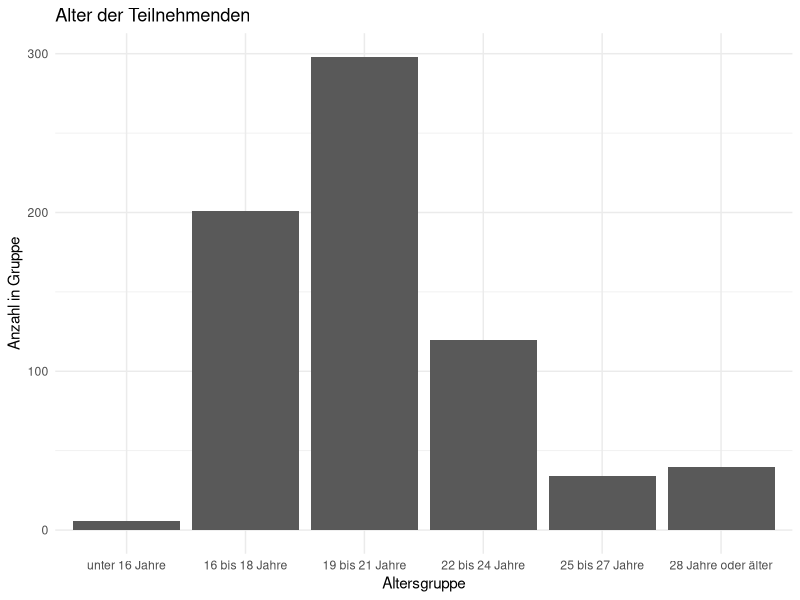

This figure's R source: (Note: this script raises an error after producing the figure.)
library("tidyverse")
library("haven")

getwd()
setwd("~/Desktop/Lena_Sarah_Auswertung")

###############################################################################
#                             reading in the data                             #
###############################################################################
dat <- read_dta("ZA6748_v1-0-0.dta")

###############################################################################
#                            sorting out the data                             #
###############################################################################
dat$sex <- dat$a9_gesch %>% as_factor()
levels(dat$sex) <- list("f" = "weiblich", "m" = "männlich")

dat %>% nrow()

###############################################################################
#      eexclusion; dropping useless columns and giving meaningful names       #
###############################################################################
dat <-
    dat %>%
        mutate(a11 = case_when(a11_kauf == 1 & a11_gew == 0 ~ "kauf",
                               a11_kauf == 0 & a11_gew == 2 ~ "gew",
                               TRUE ~ "sonst"
                               ),
        ) %>%
        select(c(
                 id,
                 sex,
                 a10_alt,
                 a11,
                 starts_with(c("a4_ap",
                               "a6_druck",
                               "a8_selb")
                 )
                 )
        )
             
names(dat) <- c("id",
               "sex",
               "age",
               "kauf_gew",
               "alt_nicht",
               "alt_Unterricht",
               "alt_Arbeitsplatz",
               "alt_Freizeit",
               "a6",
               "a8"
            )

##############################
#  getting the right format  #
##############################

#########
#  age  #
#########
dat$age <-
    dat$age %>%
        as_factor()

########
#  a4  #
########

dat <-
    dat %>%
        mutate(nicht = case_when(alt_nicht == 1 ~ 1,
                               TRUE ~ 0
                               ),
               Unterricht = case_when(alt_Unterricht == 2 ~ 1,
                                      TRUE ~ 0
                                ),
               Arbeitsplatz = case_when(alt_Arbeitsplatz == 3 ~ 1,
                                      TRUE ~ 0
                                ),
               Freizeit = case_when(alt_Freizeit == 4 ~ 1,
                                      TRUE ~ 0
                                ),
        )

dat  <-
    dat %>%
    select(!(starts_with("alt")))

########
#  a6  #
########

dat$a6 <-
    dat$a6 %>%
    as.character() %>%
    # replace_na("0") %>%
    as.numeric

# 4 = stimme überhaupt nicht zu 
# 1 = voll und ganz
# 0 = weiß nicht


# trying around with factor {{{{{ #
# dat$a6 <-
#     dat$a6 %>%
#         as_factor()

# dat_1 <- dat

# dat$a6 %>% head()

# # dat$a6 <-
# #     dat$a6 %>%
# #     as.character()

# # dat$a6 %>% head()

# dat_1$a6 %>% head()

# dat_1$a6 <-
#     dat_1$a6 %>%
#     as.character() %>%
#     replace_na("0") %>%
#     as.numeric

# dat_1$a6 <- 
#     dat_1$a6 %>%
#     str_replace_all(
#                     c(
#                       "0" = "weiß ich nicht",
#                       "1" = "stimme ich voll und ganz zu",
#                       "2" = "stimme ich eher zu",
#                       "3" = "stimme ich eher nicht zu",
#                       "4" = "stimme ich überhaupt nicht zu" 
#                     )
#     )

# dat_1$a6 %>%
#     as.factor()

# levels(dat_1$a6) <-
#     list(
#          "weiß ich nicht"  = 0,
#          "stimme ich voll und ganz zu" = 1,
#          "stimme ich eher zu" = 2,
#          "stimme ich eher nicht zu" = 3,
#          "stimme ich überhaupt nicht zu" = 4
#     )

# levels(dat$sex) <- list("f" = "weiblich", "m" = "männlich")
# dat$sex


# dat_1$a6 %>% head()
# dat_1$a6 

# }}}}} trying around with factor #

########
#  a8  #
########

dat$a8 <-
    dat$a8 %>%
    as.character() %>%
    # replace_na("0") %>%
    as.numeric

# 4 = überhaupt nicht
# 1 = motiviert sehr 

# dat$a8 <-
#     dat$a8 %>%
#         as_factor()

dat %>% nrow()

dat %>%
    na.omit() %>%
    nrow()

dat <-
    dat %>%
    na.omit()

### done to this point
#########################################################
#  excluding everyone who isn't kaufmännisch oder gew.  #
#########################################################

dat <-
    dat %>%
        subset(
            kauf_gew != "sonst"
        )

dat$kauf_gew <- as.factor(dat$kauf_gew)

###############################################################################
#                           few descriptive things                            #
###############################################################################
####################################################
#  exclusion should be done at this point already  #
####################################################
#########
#  age  #
#########
dat$age %>%
    table()

# unter 16 Jahre     16 bis 18 Jahre     19 bis 21 Jahre     22 bis 24 Jahre
#              7                 317                 507                 201
# 25 bis 27 Jahre 28 Jahre oder älter
#                 64               73

pl_age <-
    dat %>%
        ggplot(aes(age)) +
        geom_bar(stat="count") +
        theme_minimal() +
        labs(title = "Alter der Teilnehmenden",
             x = "Altersgruppe",
             y = "Anzahl in Gruppe"
        )

pl_age

#########
#  sex  #
#########
dat$sex %>%
    table()

  # f   m
# 519 650
#############
#  N vs. n  #
#############

dat %>%
    nrow()
# [1] 1169

###############################################################################
#                                  analysis (a4)                              #
###############################################################################
####################################################
#  aggregating across Kaufmännisch vs. Gewerblich  #
####################################################
# a4_kg <- dat %>%
#     select(kauf_gew, nicht, Unterricht, Arbeitsplatz, Freizeit) %>%
#     group_by(kauf_gew) %>%
#     summarise(across(c(nicht, Unterricht, Arbeitsplatz, Freizeit)
#                      ,mean))

#####################
#  aggregating Sex  #
#####################
# a4_mf <- dat %>%
#     select(sex, nicht, Unterricht, Arbeitsplatz, Freizeit) %>%
#     group_by(sex) %>%
#     summarise(across(c(nicht, Unterricht, Arbeitsplatz, Freizeit)
#                      ,mean))

###############################################################################
#                                 statistics                                  #
###############################################################################

dat %>%
    nrow()

dat %>%
    subset(kauf_gew == "gew") %>%
    nrow()

# 454

dat %>%
    subset(kauf_gew == "kauf") %>%
    nrow()

# 715
#######################################################
#  Unterschied; zwischen Kaufmännisch vs. Gewerblich  #
#######################################################
## H0 : kauf = gew
## H1 : kauf != gew

##################
#  nutzen nicht  #
##################
##################################
#  Testen von Varianzgleichheit  #
##################################
var.test(dat$nicht ~ dat$kauf_gew)

        # F test to compare two variances

# data:  dat$nicht by dat$kauf_gew
# F = 1.1647, num df = 453, denom df = 714, p-value = 0.0703
# alternative hypothesis: true ratio of variances is not equal to 1
# 95 percent confidence interval:
 # 0.9874642 1.3781326
# sample estimates:
# ratio of variances
        #   1.164723

# F-Test was not significant, equality of variances can be assumed

t.test(dat$nicht ~ dat$kauf_gew, var.equal=TRUE)

        # Two Sample t-test

# data:  dat$nicht by dat$kauf_gew
# t = -2.9585, df = 1167, p-value = 0.003154
# alternative hypothesis: true difference in means between group gew and group kauf is not equal to 0
# 95 percent confidence interval:
 # -0.13417678 -0.02717377
# sample estimates:
 # mean in group gew mean in group kauf
        #  0.6563877          0.7370629

################
#  Unterricht  #
################
var.test(dat$Unterricht ~ dat$kauf_gew)

        # F test to compare two variances

# data:  dat$Unterricht by dat$kauf_gew
# F = 1.8776, num df = 453, denom df = 714, p-value = 4.885e-14
# alternative hypothesis: true ratio of variances is not equal to 1
# 95 percent confidence interval:
 # 1.591863 2.221648
# sample estimates:
# ratio of variances
        #   1.877616

t.test(dat$Unterricht ~ dat$kauf_gew, var.equal=FALSE)

        # Welch Two Sample t-test

# data:  dat$Unterricht by dat$kauf_gew
# t = 2.6377, df = 756.32, p-value = 0.008519
# alternative hypothesis: true difference in means between group gew and group kauf is not equal to 0
# 95 percent confidence interval:
 # 0.009906372 0.067565055
# sample estimates:
 # mean in group gew mean in group kauf
        # 0.07929515         0.04055944

##################
#  Arbeitsplatz  #
##################
var.test(dat$Arbeitsplatz ~ dat$kauf_gew)

        # F test to compare two variances

# data:  dat$Arbeitsplatz by dat$kauf_gew
# F = 1.3945, num df = 453, denom df = 714, p-value = 7.515e-05
# alternative hypothesis: true ratio of variances is not equal to 1
# 95 percent confidence interval:
 # 1.182269 1.650008
# sample estimates:
# ratio of variances
        #   1.394497

t.test(dat$Arbeitsplatz ~ dat$kauf_gew, var.equal=FALSE)

        # Welch Two Sample t-test

# data:  dat$Arbeitsplatz by dat$kauf_gew
# t = 1.0103, df = 847.92, p-value = 0.3126
# alternative hypothesis: true difference in means between group gew and group kauf is not equal to 0
# 95 percent confidence interval:
 # -0.01024929  0.03199231
# sample estimates:
 # mean in group gew mean in group kauf
        # 0.03744493         0.02657343


##############
#  Freizeit  #
##############
var.test(dat$Freizeit ~ dat$kauf_gew)

        # F test to compare two variances

# data:  dat$Freizeit by dat$kauf_gew
# F = 1.2608, num df = 453, denom df = 714, p-value = 0.005884
# alternative hypothesis: true ratio of variances is not equal to 1
# 95 percent confidence interval:
 # 1.068933 1.491832
# sample estimates:
# ratio of variances
        #   1.260816

t.test(dat$Freizeit ~ dat$kauf_gew, var.equal=TRUE)

        # Two Sample t-test

# data:  dat$Freizeit by dat$kauf_gew
# t = 3.1395, df = 1167, p-value = 0.001735
# alternative hypothesis: true difference in means between group gew and group kauf is not equal to 0
# 95 percent confidence interval:
 # 0.02960451 0.12825877
# sample estimates:
 # mean in group gew mean in group kauf
        #  0.2775330          0.1986014


########################################
#  Unterschied zwischen Geschlechtern  #
########################################
# H0: m = f
# H1: m != f

##################
#  nutzen nicht  #
##################
var.test(dat$nicht ~ dat$sex)

        # F test to compare two variances

# data:  dat$nicht by dat$sex
# F = 1.0023, num df = 518, denom df = 649, p-value = 0.9758
# alternative hypothesis: true ratio of variances is not equal to 1
# 95 percent confidence interval:
 # 0.8517698 1.1811709
# sample estimates:
# ratio of variances
        #   1.002276

t.test(dat$nicht ~ dat$kauf_gew, var.equal=TRUE)

        # Two Sample t-test

# data:  dat$nicht by dat$kauf_gew
# t = -2.9585, df = 1167, p-value = 0.003154
# alternative hypothesis: true difference in means between group gew and group kauf is not equal to 0
# 95 percent confidence interval:
 # -0.13417678 -0.02717377
# sample estimates:
 # mean in group gew mean in group kauf
        #  0.6563877          0.7370629

################
#  Unterricht  #
################
var.test(dat$Unterricht ~ dat$sex)

        # F test to compare two variances

# data:  dat$Unterricht by dat$sex
# F = 0.57521, num df = 518, denom df = 649, p-value = 6.855e-11
# alternative hypothesis: true ratio of variances is not equal to 1
# 95 percent confidence interval:
 # 0.4888306 0.6778739
# sample estimates:
# ratio of variances
        #  0.5752062

t.test(dat$Unterricht ~ dat$kauf_gew, var.equal=FALSE)

        # Welch Two Sample t-test

# data:  dat$Unterricht by dat$kauf_gew
# t = 2.6377, df = 756.32, p-value = 0.008519
# alternative hypothesis: true difference in means between group gew and group kauf is not equal to 0
# 95 percent confidence interval:
 # 0.009906372 0.067565055
# sample estimates:
 # mean in group gew mean in group kauf
        # 0.07929515         0.04055944

##################
#  Arbeitsplatz  #
##################
var.test(dat$Arbeitsplatz ~ dat$sex)

        # F test to compare two variances

# data:  dat$Arbeitsplatz by dat$sex
# F = 0.63543, num df = 518, denom df = 649, p-value = 7.918e-08
# alternative hypothesis: true ratio of variances is not equal to 1
# 95 percent confidence interval:
 # 0.5400070 0.7488415
# sample estimates:
# ratio of variances
        #  0.6354254

t.test(dat$Arbeitsplatz ~ dat$kauf_gew, var.equal=FALSE)

        # Welch Two Sample t-test

# data:  dat$Arbeitsplatz by dat$kauf_gew
# t = 1.0103, df = 847.92, p-value = 0.3126
# alternative hypothesis: true difference in means between group gew and group kauf is not equal to 0
# 95 percent confidence interval:
 # -0.01024929  0.03199231
# sample estimates:
 # mean in group gew mean in group kauf
        # 0.03744493         0.02657343

##############
#  Freizeit  #
##############
var.test(dat$Freizeit ~ dat$sex)

        # F test to compare two variances

# data:  dat$Freizeit by dat$sex
# F = 1.0438, num df = 518, denom df = 649, p-value = 0.6049
# alternative hypothesis: true ratio of variances is not equal to 1
# 95 percent confidence interval:
 # 0.8870267 1.2300625
# sample estimates:
# ratio of variances
        #   1.043763

t.test(dat$Freizeit ~ dat$kauf_gew, var.equal=TRUE)

        # Two Sample t-test

# data:  dat$Freizeit by dat$kauf_gew
# t = 3.1395, df = 1167, p-value = 0.001735
# alternative hypothesis: true difference in means between group gew and group kauf is not equal to 0
# 95 percent confidence interval:
 # 0.02960451 0.12825877
# sample estimates:
 # mean in group gew mean in group kauf
        #  0.2775330          0.1986014

# plots {{{{{ #
###############################################################################
#                                   plots                                     #
###############################################################################
##############################
#  Kaufmännisch; Gewerblich  #
##############################

# benutzen nicht #
p_a4_kg_nicht <- a4_kg %>% ggplot(aes(x = kauf_gew, y = nicht)) +
    geom_bar(stat = "identity") +
    labs(title = "Anteil der Azubis in Kaufmännisch oder gewerblicher
         Ausbildung, die Lern-Apps nicht benutzen.",
    x = "Ausbildungszweig",
    y = "Anteil"
    )

p_a4_kg_nicht

# am Arbeitsplatz #
p_a4_kg_ar <- a4_kg %>% ggplot(aes(x = kauf_gew, y = Arbeitsplatz)) +
    geom_bar(stat = "identity") +
    labs(title = "Anteil
         der Azubis in Kaufmännisch oder gewerblicher Ausbildung, die Lern-Apps
         am Arbeitsplatz benutzen",
    x = "Ausbildungszweig",
    y = "Anteil"
    )

p_a4_kg_ar

# im Unterricht #
p_a4_kg_un <- a4_kg %>% ggplot(aes(x = kauf_gew, y = Unterricht)) +
    geom_bar(stat = "identity") +
    labs(title = "Anteil der Azubis in Kaufmännisch oder gewerblicher
         Ausbildung, die Lern-Apps im Unterricht benutzen",
    x = "Ausbildungszweig",
    y = "Anteil"
    )

p_a4_kg_un

# in Freizeit #
p_a4_kg_fr <- a4_kg %>% ggplot(aes(x = kauf_gew, y = Freizeit)) +
    geom_bar(stat = "identity") +
    labs(title = "Anteil der Azubis in Kaufmännisch oder gewerblicher 
         Ausbildung, die Lern-Apps in ihrer Freizeit benutzen",
    x = "Ausbildungszweig",
    y = "Anteil"
    )

p_a4_kg_fr

#########
#  Sex  #
#########


# benutzen nicht #
p_a4_mf_nicht <- a4_mf %>% ggplot(aes(x = sex, y = nicht)) +
    geom_bar(stat = "identity") +
    labs(title = "Benutzung der Lern-Apps in Abhängigkeit vom Geschlecht",
    x = "Geschlecht",
    y = "Anteil"
    )

p_a4_mf_nicht

# am Arbeitsplatz #
p_a4_mf_ab <- a4_mf %>% ggplot(aes(x = sex, y = Arbeitsplatz)) +
    geom_bar(stat = "identity") +
    labs(title = "Benutzung der Lern-Apps in Abhängigkeit vom Geschlecht",
    x = "Geschlecht",
    y = "Anteil"
    )

p_a4_mf_ab

# im Unterricht #
p_a4_mf_un <- a4_mf %>% ggplot(aes(x = sex, y = Unterricht)) +
    geom_bar(stat = "identity") +
    labs(title = "Benutzung der Lern-Apps in Abhängigkeit vom Geschlecht",
    x = "Geschlecht",
    y = "Anteil"
    )

p_a4_mf_un

# in Freizeit #
p_a4_mf_fr <- a4_mf %>% ggplot(aes(x = sex, y = Freizeit), colors = sex) +
    geom_bar(stat = "identity")
    labs(title = "Benutzung der Lern-Apps in Abhängigkeit vom Geschlecht",
    x = "Geschlecht",
    y = "Anteil"
    )

p_a4_mf_fr

# }}}}} plots #

##########################################################################
#  geg: 4 im Unterricht benutzen, kauf_gew & Sex -> Aufg. 6 und Aufg. 8  #
##########################################################################

########################
#  geg. im Unterricht  #
########################
dat_1 <-
    dat %>%
        subset(Unterricht == 1)

dat_1 %>%
    group_by(kauf_gew, sex) %>%
        summarise(
        count = n(),
        mean = mean(a6, na.rm = TRUE),
        sd = sd(a6, na.rm = TRUE)
  )

dat_aov <- 
    dat %>%
        aov(a6 ~ kauf_gew + sex)
##############################################################
#  Achtung! 6 vs. 8 sind verschieden gepolte Likert Skalen.  #
##############################################################
